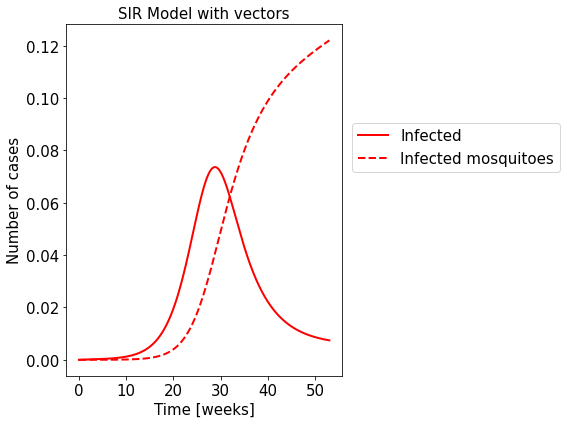

The script that drew this image:
# Código para comparar infectados mosquitos y humanos

import numpy as np
from scipy.integrate import odeint
import matplotlib.pyplot as plt
# SIR model parameters and initial conditions
N1 = 863689.0 #Population of humans
N2 = 1.0E05 #Population of mosquitoes
vh, vm, bhm, gh, bmh, uh, um  = 9.9982E-04, 8.8223E04, 8.8382E-05, 0.0991, 0.00362588, 0.01*7, 4.3E-05*7
Sh0, Ih0, Rh0, Sm0, Im0 = (N1-3.0)/N1, 3.0/N1, 0.0, N2-1, 1.0 
# Maximum time point and total number of time points
tmax, n = 53, 100000
def SIR1(X, t, vh, vm, bhm, gh, bmh, uh, um):
 """SIR with vectors"""
 Sh, Ih, Rh, Sm, Im = X
 dSh = vh - bhm * Im * Sh - uh * Sh
 dIh = bhm * Im * Sh - uh * Ih - gh * Ih
 dRh = -uh * Rh + gh * Ih
 dSm = vm - bmh * Ih * Sm - um * Sm
 dIm = bmh * Ih * Sm - um * Im
 return dSh, dIh, dRh, dSm, dIm
# Integrate the SIR model equations on the time grid t.
t = np.linspace(0, tmax, n)
f = odeint(SIR1, (Sh0, Ih0, Rh0, Sm0, Im0), t, args=(vh, vm, bhm, gh, bmh, uh, um))
Sh, Ih, Rh, Sm, Im = f.T
# Plot the SIR model
#SIR Humans
fig=plt.figure(figsize=(8, 6))
#plt.plot(t, Sh, 'g-', lw=2.0, label='Susceptible')
plt.plot(t, Ih, 'r-', lw=2.0, label='Infected')
plt.ylabel('Number of cases', fontsize=15)
plt.xlabel('Time [weeks]', fontsize=15)
plt.tick_params(labelsize=15)
plt.title('SIR Model with vectors', fontsize=15)
lgd = plt.legend(bbox_to_anchor=(1.01,0.65), loc="center left",fontsize=15)
plt.tight_layout()
plt.savefig("QuetSIRvectors.png", bbox_extra_artists=(lgd,), bbox_inches='tight')
#SIR Mosquitoes
fig1=plt.figure(figsize=(8, 6))
#plt.plot(t, Sm/N2, 'g--', lw=2.0, label='Susceptible mosquitoes')
plt.plot(t, Im/N2, 'r--', lw=2.0, label='Infected mosquitoes')
plt.ylabel('Number of cases', fontsize=15)
plt.xlabel('Time [weeks]', fontsize=15)
plt.tick_params(labelsize=15)
plt.title('SIR Model with vectors', fontsize=15)
lgd1 = plt.legend(bbox_to_anchor=(1.01,0.65), loc="center left",fontsize=15)
plt.tight_layout()
plt.savefig("QuetSIRvectors1.png", bbox_extra_artists=(lgd1,), bbox_inches='tight')
plt.show()
#Infected humans and mosquitoes
fig2=plt.figure(figsize=(8, 6))
#plt.plot(t, Sh, 'g-', lw=2.0, label='Susceptible')
plt.plot(t, Ih, 'r-', lw=2.0, label='Infected')
plt.plot(t, Im/N2, 'r--', lw=2.0, label='Infected mosquitoes')
plt.ylabel('Number of cases', fontsize=15)
plt.xlabel('Time [weeks]', fontsize=15)
plt.tick_params(labelsize=15)
plt.title('SIR Model with vectors', fontsize=15)
lgd2 = plt.legend(bbox_to_anchor=(1.01,0.65), loc="center left",fontsize=15)
plt.tight_layout()
plt.savefig("QuetzaltenangoInfecteshm.png", bbox_extra_artists=(lgd2,), bbox_inches='tight')
